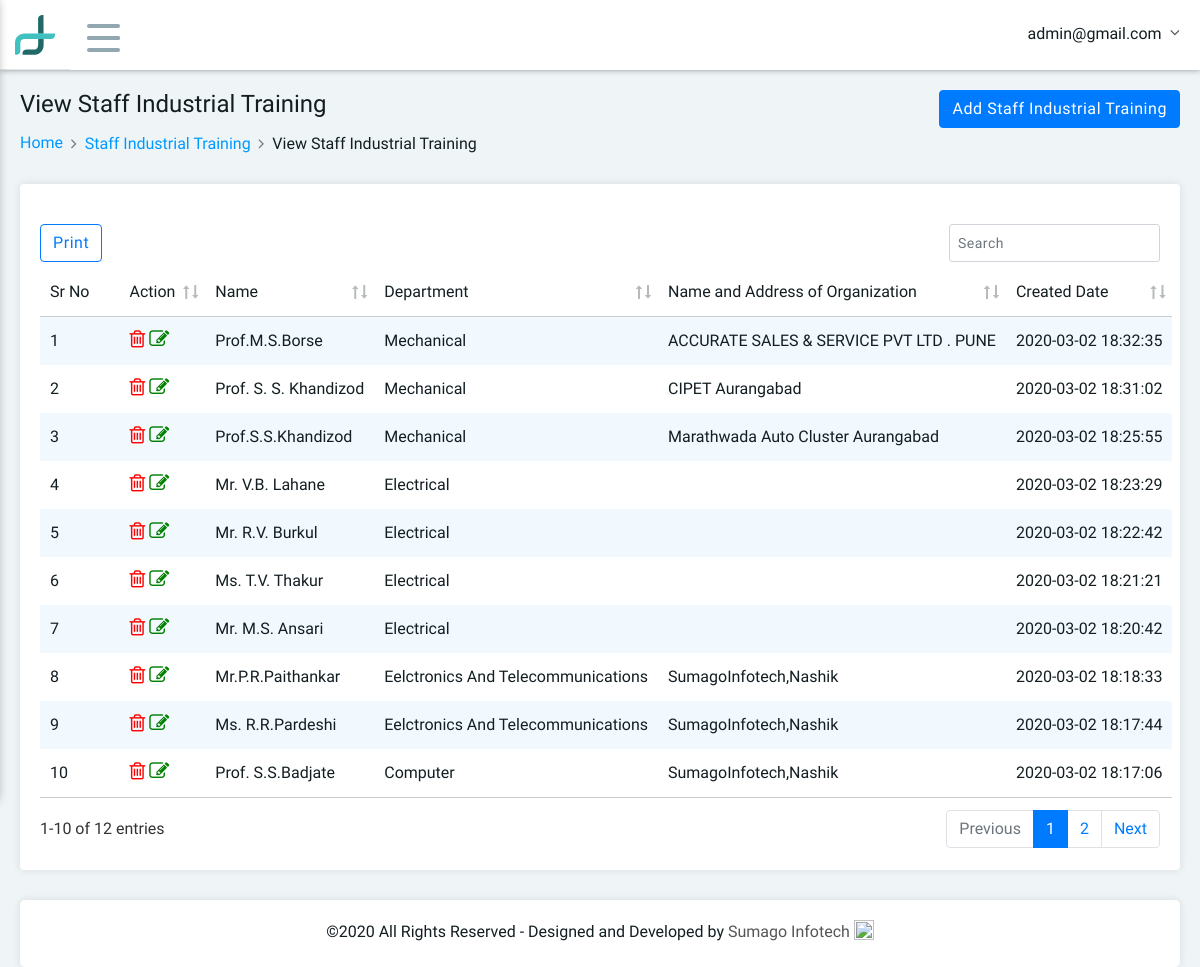
The page /view_staff_training.php (signed in) on the database its author committed.
### tables this page shows
CREATE TABLE IF NOT EXISTS `tbl_staff_training` (
  `staff_taining_id` int(11) NOT NULL,
  `Department_id` int(11) NOT NULL,
  `name_of_staff` varchar(100) NOT NULL,
  `name_and_address_of_organization` varchar(255) NOT NULL,
  `from_date` varchar(40) NOT NULL,
  `to_date` varchar(40) NOT NULL,
  `no_of_days` varchar(20) NOT NULL,
  `staff_training_created_date` datetime NOT NULL DEFAULT CURRENT_TIMESTAMP,
  `staff_training_modifed_date` datetime NOT NULL DEFAULT CURRENT_TIMESTAMP ON UPDATE CURRENT_TIMESTAMP,
  `fld_delete` int(11) NOT NULL
);

CREATE TABLE IF NOT EXISTS `department` (
  `Department_id` int(11) NOT NULL,
  `Department` varchar(255) NOT NULL,
  `Department_delete` int(11) NOT NULL DEFAULT '0',
  `Department_date` datetime NOT NULL DEFAULT CURRENT_TIMESTAMP
);

### view_staff_training.php (the view, shortened to what this page needs)
<!DOCTYPE html>
<html>
<head>
  <?php include('include/head.php'); ?>
  <link rel="stylesheet" type="text/css" href="src/plugins/datatables/media/css/jquery.dataTables.css">
  <link rel="stylesheet" type="text/css" href="src/plugins/datatables/media/css/dataTables.bootstrap4.css">
  <link rel="stylesheet" type="text/css" href="src/plugins/datatables/media/css/responsive.dataTables.css">
</head>
<body>
  <?php include('include/header.php'); ?>
  <div class="main-container">
    <div class="pd-ltr-20 customscroll customscroll-10-p height-100-p xs-pd-20-10">
      <div class="min-height-200px">
        <div class="page-header">
          <div class="row">
            <div class="col-md-6 col-sm-12">
              <div class="title">
                <h4>View Staff Industrial Training</h4>
              </div>
              <nav aria-label="breadcrumb" role="navigation">
                <ol class="breadcrumb">
                  <li class="breadcrumb-item"><a href="dashboard.php">Home</a></li>
                  <li class="breadcrumb-item"><a href="view_staff_training.php">Staff Industrial Training</a></li>
                  <li class="breadcrumb-item active" aria-current="page">View Staff Industrial Training</li>
                </ol>
              </nav>
            </div>
            <div class="col-md-6 col-sm-12 text-right">
              <div class="dropdown">
                <a class="btn btn-primary" href="add_staff_training.php" role="button">
                  Add Staff Industrial Training
                </a>
              </div>
            </div>
          </div>
        </div>
        <div class="pd-20 bg-white border-radius-4 box-shadow mb-30">
          <div class="row">
            <table class="stripe hover data-table-export nowrap">
              <thead>
                <tr>
                  <th class="table-plus datatable-nosort">Sr No</th>
                  <th>Action</th>
                  <th>Name</th>
                  <th>Department</th>
                  <th>Name and Address of Organization</th>
                  <th>Created Date</th>
                </tr>
              </thead>
              <tbody>
                <?php
                  $count=0;
                  $query="select t.*,dp.* from tbl_staff_training t,department dp where  t.Department_id=dp.Department_id and t.fld_delete='0' order by t. staff_taining_id desc";
                  $row=mysqli_query($connect,$query) or die(mysqli_error($connect));
                  while($fetch=mysqli_fetch_array($row)) {
                  extract($fetch);
                 ?>
                <tr>
                    <td><?php echo ++$count; ?></td>
                    <td>
                        <a href="delete_staff_training.php?staff_taining_id=<?php echo $fetch['staff_taining_id'] ?>" onclick="refld_admin_idturn confirm('Are you sure to Delete Staff Record')" class="fa fa-trash-o"  style="color: red;font-size: 20px;"></a>
                        <a href="update_staff_training.php?staff_taining_id=<?php echo $fetch['staff_taining_id'] ?>"  class="fa fa-edit"  style="color: green;font-size: 20px;"></a>
                    </td>
                    <td><?php echo $fetch['name_of_staff'];?></td>
                    <td><?php echo $fetch['Department'];?></td>
                    <td><?php echo $fetch['name_and_address_of_organization'];?></td>
                    <td><?php echo $fetch['staff_training_created_date'];?></td>
                </tr>
                <?php } ?>
              </tbody>
            </table>
          </div>
        </div>
      </div>
      <?php include('include/footer.php'); ?>
    </div>
  </div>
</body>
</html>

### include/header.php (shortened to what this page needs)
<?php include "config.php";
 ?>
	<div class="header clearfix">
		<div class="header-right">
			<div class="brand-logo">
				<a href="#">
					<img src="vendors/images/logo.png" alt="" class="mobile-logo">
				</a>
			</div>
			<div class="menu-icon">
				<span></span>
				<span></span>
				<span></span>
			</div>
			<div class="user-info-dropdown">
				<div class="dropdown">
					<a class="dropdown-toggle" href="#" role="button" data-toggle="dropdown">
						<?php
                            $query=mysqli_query($connect,"select * from tbl_admin where fld_email='".$_SESSION['email']."'") or die(mysqli_error($connect));
                            $fetch=mysqli_fetch_array($query);
                            extract($fetch);
                        ?>
						<span class="user-name"><?php echo $fetch['fld_email']; ?></span>
					</a>
				</div>
			</div>
		</div>
	</div>

### rows shown on the page
tbl_staff_training: name_of_staff "Prof.M.S.Borse", Department.Department "Mechanical", name_and_address_of_organization "ACCURATE SALES & SERVICE PVT LTD . PUNE", staff_training_created_date "2020-03-02 18:32:35"
tbl_staff_training: name_of_staff "Prof. S. S. Khandizod", Department.Department "Mechanical", name_and_address_of_organization "CIPET Aurangabad", staff_training_created_date "2020-03-02 18:31:02"
tbl_staff_training: name_of_staff "Prof.S.S.Khandizod", Department.Department "Mechanical", name_and_address_of_organization "Marathwada Auto Cluster Aurangabad", staff_training_created_date "2020-03-02 18:25:55"
tbl_staff_training: name_of_staff "Mr. V.B. Lahane", Department.Department "Electrical", staff_training_created_date "2020-03-02 18:23:29"
tbl_staff_training: name_of_staff "Mr. R.V. Burkul", Department.Department "Electrical", staff_training_created_date "2020-03-02 18:22:42"
tbl_staff_training: name_of_staff "Ms. T.V. Thakur", Department.Department "Electrical", staff_training_created_date "2020-03-02 18:21:21"
tbl_staff_training: name_of_staff "Mr. M.S. Ansari", Department.Department "Electrical", staff_training_created_date "2020-03-02 18:20:42"
tbl_staff_training: name_of_staff "Mr.P.R.Paithankar", Department.Department "Eelctronics And Telecommunications", name_and_address_of_organization "SumagoInfotech,Nashik", staff_training_created_date "2020-03-02 18:18:33"
tbl_staff_training: name_of_staff "Ms. R.R.Pardeshi", Department.Department "Eelctronics And Telecommunications", name_and_address_of_organization "SumagoInfotech,Nashik", staff_training_created_date "2020-03-02 18:17:44"
tbl_staff_training: name_of_staff "Prof. S.S.Badjate", Department.Department "Computer", name_and_address_of_organization "SumagoInfotech,Nashik", staff_training_created_date "2020-03-02 18:17:06"

### other values the page prints
$fetch['fld_email'] "admin@gmail.com"
